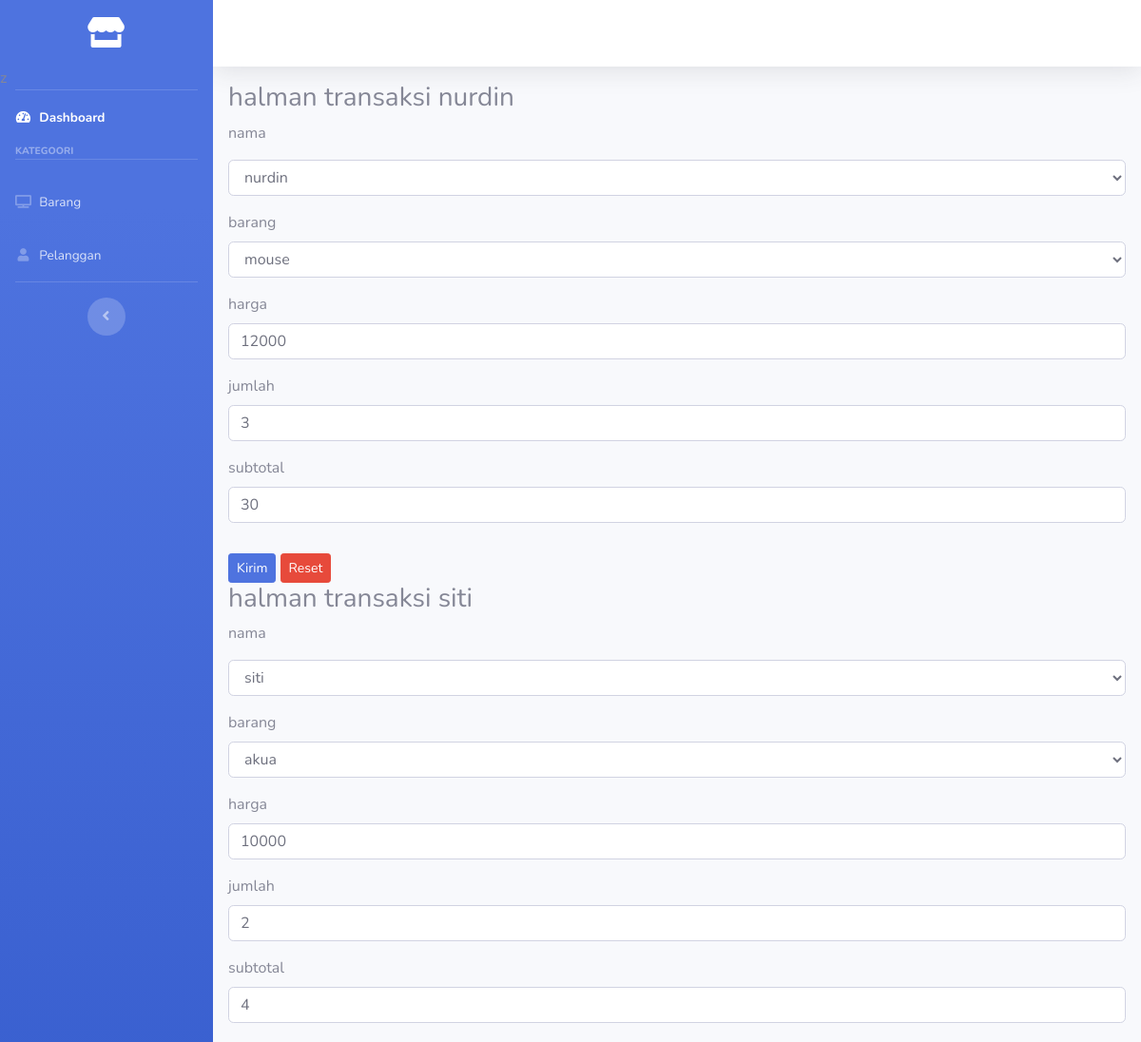
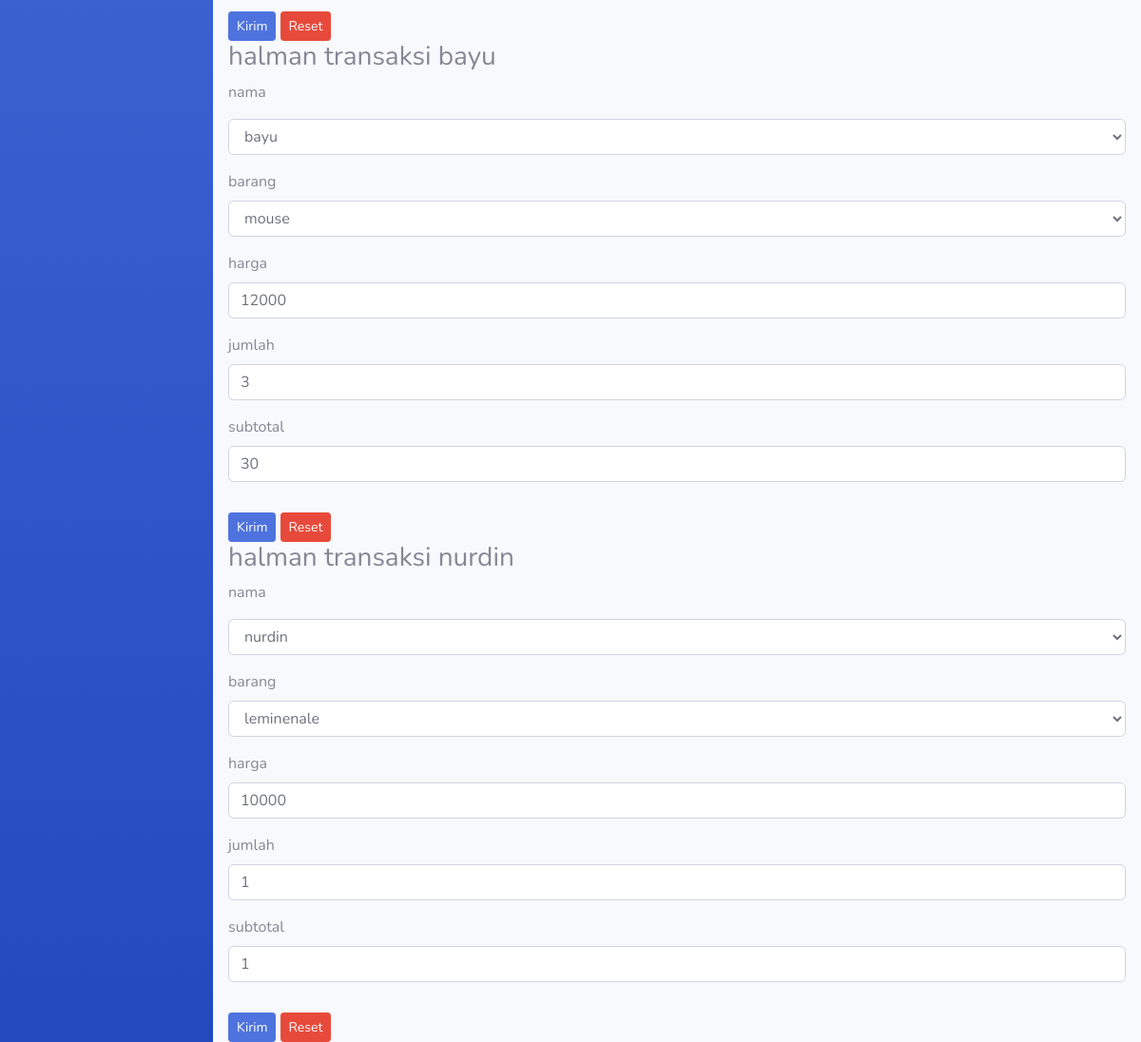
Page /index.php/c_transaksi/edit/28 on the committed database (2 pictures, top to bottom).
### tables this page shows
CREATE TABLE IF NOT EXISTS `tb_transaksi` (
  `id` int NOT NULL AUTO_INCREMENT,
  `id_pelanggan` int NOT NULL,
  `id_barang` int NOT NULL,
  `jumlah` int NOT NULL,
  `subtotal` int NOT NULL,
  PRIMARY KEY (`id`)
);

CREATE TABLE IF NOT EXISTS `tb_pelanggan` (
  `id` int NOT NULL AUTO_INCREMENT,
  `nama_pelanggan` varchar(50) NOT NULL,
  PRIMARY KEY (`id`)
);

CREATE TABLE IF NOT EXISTS `tb_barang` (
  `id_barang` int NOT NULL AUTO_INCREMENT,
  `nama_barang` varchar(50) NOT NULL,
  `harga` int NOT NULL,
  `stok` int NOT NULL,
  PRIMARY KEY (`id_barang`)
);

### application/controllers/c_transaksi.php (called while the page is built, shortened)
<?php
class c_transaksi extends CI_Controller
{
	public function __construct()
	{
		$this->load->model('model_transaksi');
		$this->load->model('model_barang');
		$this->load->model('model_pelanggan');
	}
	public function edit($id)
	{
		$where=array('id'=>$id);
		$data = [
			'transaksi' => $this->model_transaksi->get_transaksi($where,'tb_transaksi')->result(),
			'barang' => $this->model_barang->get_barang(),
			'pelanggan' => $this->model_pelanggan->get_pelanggan(),
		];
		$this->load->view('template/header');
		$this->load->view('template/sidebar');
		$this->load->view('v_edit',$data);
		$this->load->view('template/footer');
	}
};

### index.php (called while the page is built, shortened)
<?php
require_once BASEPATH.'core/CodeIgniter.php';

### application/models/model_transaksi.php (called while the page is built, shortened)
<?php
class Model_transaksi extends CI_Model{
	public function get_transaksi()
	{
		$this->db->select('tb_transaksi.*,tb_barang.nama_barang,tb_barang.harga,tb_pelanggan.nama_pelanggan');
		$this->db->from('tb_transaksi');
		$this->db->join('tb_barang','tb_barang.id_barang=tb_transaksi.id_barang','left');
		$this->db->join('tb_pelanggan','tb_pelanggan.id=tb_transaksi.id_pelanggan');
		$query = $this->db->get();
		return $query;
	}
}
;?>

### application/models/model_pelanggan.php (called while the page is built, shortened)
<?php
class Model_pelanggan extends CI_Model
{
	public function get_pelanggan()
	{
		$query = $this->db->get('tb_pelanggan');
		return $query->result();
	}
};

### application/models/model_barang.php (called while the page is built, shortened)
<?php
class Model_barang extends CI_Model
{
	public function get_barang(){
		$query=$this->db->get('tb_barang');
		return $query->result();
	}
}

### application/views/v_edit.php (the view)
<div class="content-wrapper">
	<section class="content-header mx-3">
		<?php foreach ($transaksi as $tr) { ?>
			<h3>halman transaksi <?php echo $tr->nama_pelanggan; ?> </h3>
			<form action="<?php base_url('c_transaksi/input_transaksi' . $tr->id) ?>" method="post" class="">
				<div class="form-group">
					<p>nama</p>
					<select class="form-control" name="pelanggan" id="">
						<?php foreach ($pelanggan as $plg) { ?>
							<option value="<?= $plg->id ?>" <?php if ($tr->id_pelanggan == $plg->id) {
																echo 'selected';
															}; ?>><?= $plg->nama_pelanggan ?></option>
						<?php } ?>
					</select>
				</div>
				<div class="form-group">
					<label for="">barang</label>
					<select class="form-control" name="barang" id="">
						<?php foreach ($barang as $brg) { ?>
							<option value="<?= $brg->id_barang ?>" <?php if ($tr->id_barang == $brg->id_barang) {
																		echo 'selected';
																	}; ?>><?= $brg->nama_barang ?></option>
						<?php } ?>
					</select>
				</div>
				<div class="form-group">
					<label for="">harga</label>
					<input class="form-control" type="text" name="harga" value="<?php echo $tr->harga ?>">
				</div>
				<div class="form-group">
					<label for="">jumlah</label>
					<input class="form-control" type="text" name="jumlah" value="<?php echo $tr->jumlah ?>">
				</div>
				<div class="form-group">
					<label for="">subtotal</label>
					<input class="form-control" type="text" name="subtotal" value="<?php echo $tr->subtotal ?>">
				</div>
				<button type="submit" class="btn btn-primary btn-sm mt-3">Kirim</button>
				<button type="reset" class="btn btn-danger btn-sm mt-3">Reset</button>
			</form>
		<?php } ?>
	</section>
</div>

### rows in the picture
tb_transaksi: id_pelanggan.nama_pelanggan "nurdin", pelanggan "nurdin", barang "mouse", harga "12000", jumlah "3", subtotal "30"
tb_transaksi: id_pelanggan.nama_pelanggan "siti", pelanggan "siti", barang "akua", harga "10000", jumlah "2", subtotal "4"
tb_transaksi: id_pelanggan.nama_pelanggan "bayu", pelanggan "bayu", barang "mouse", harga "12000", jumlah "3", subtotal "30"
tb_transaksi: id_pelanggan.nama_pelanggan "nurdin", pelanggan "nurdin", barang "leminenale", harga "10000", jumlah "1", subtotal "1"
